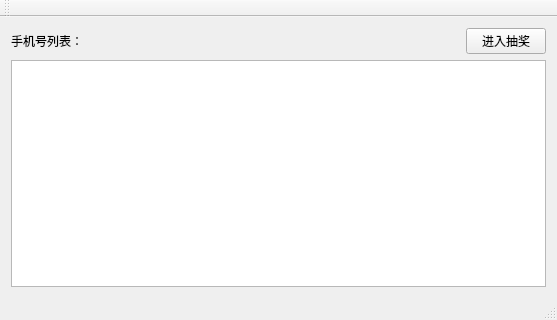
<?xml version="1.0" encoding="UTF-8"?>
<ui version="4.0">
 <class>Test8_04Class</class>
 <widget class="QMainWindow" name="Test8_04Class">
  <property name="geometry">
   <rect>
    <x>0</x>
    <y>0</y>
    <width>557</width>
    <height>320</height>
   </rect>
  </property>
  <property name="windowTitle">
   <string>Demo 抽奖器</string>
  </property>
  <widget class="QWidget" name="centralWidget">
   <layout class="QVBoxLayout" name="verticalLayout">
    <item>
     <layout class="QHBoxLayout" name="horizontalLayout">
      <item>
       <widget class="QLabel" name="label">
        <property name="text">
         <string>手机号列表：</string>
        </property>
       </widget>
      </item>
      <item>
       <spacer name="horizontalSpacer">
        <property name="orientation">
         <enum>Qt::Horizontal</enum>
        </property>
        <property name="sizeHint" stdset="0">
         <size>
          <width>198</width>
          <height>20</height>
         </size>
        </property>
       </spacer>
      </item>
      <item>
       <widget class="QPushButton" name="m_btnEnter">
        <property name="text">
         <string>进入抽奖</string>
        </property>
       </widget>
      </item>
     </layout>
    </item>
    <item>
     <widget class="QListWidget" name="m_lstNumbers"/>
    </item>
   </layout>
  </widget>
  <widget class="QMenuBar" name="menuBar">
   <property name="geometry">
    <rect>
     <x>0</x>
     <y>0</y>
     <width>557</width>
     <height>23</height>
    </rect>
   </property>
  </widget>
  <widget class="QToolBar" name="mainToolBar">
   <attribute name="toolBarArea">
    <enum>TopToolBarArea</enum>
   </attribute>
   <attribute name="toolBarBreak">
    <bool>false</bool>
   </attribute>
  </widget>
  <widget class="QStatusBar" name="statusBar"/>
 </widget>
 <layoutdefault spacing="6" margin="11"/>
 <resources>
  <include location="Test8_04.qrc"/>
 </resources>
 <connections/>
</ui>
